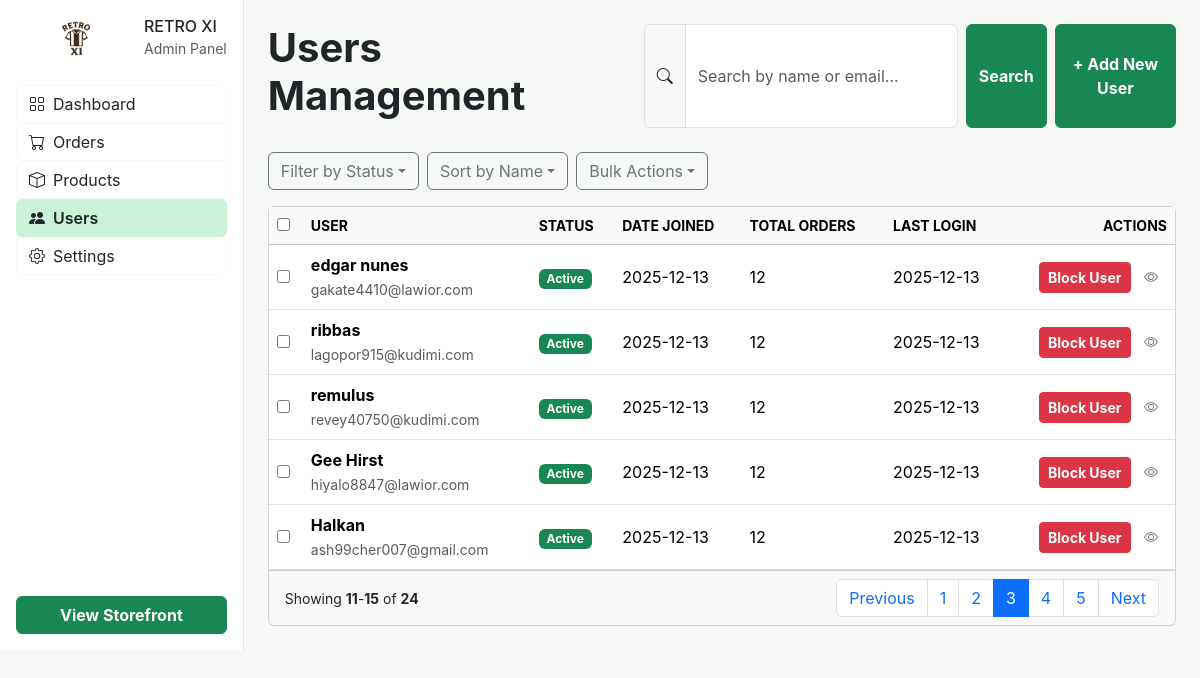
Screenshot of /secret-admin-panel-1729/users/?page=3&search= (signed in) with the database file from the repository.
### user/models.py (models this page shows)
class Customer(AbstractUser):
    email=models.EmailField(unique=True)
    is_blocked=models.BooleanField(default=False)

### adminpanel/views.py (the view)
# urls.py: path('users/',user_list,name='user_list'),
@login_required(login_url='my_login')
@never_cache
def user_list(request):
    if not request.user.is_superuser:
        return redirect('my_login')
    search_query=request.GET.get('search','')
    users=Customer.objects.filter(is_superuser=False).order_by('-id')
    if search_query:
        users=users.filter(Q(email__icontains=search_query)|Q(first_name__icontains=search_query))
    paginator=Paginator(users,5)
    page=request.GET.get('page')
    users_page=paginator.get_page(page)
    return render(request,'admin/user_list.html',{'users':users_page,'search_query':search_query})

### templates/admin/user_list.html (shortened to what this page needs)
{%load static%}
<!DOCTYPE html>
<html lang="en" class="light">
<head>
<link href="https://cdn.jsdelivr.net/npm/bootstrap@5.3.2/dist/css/bootstrap.min.css" rel="stylesheet">
<link href="https://cdn.jsdelivr.net/npm/bootstrap-icons@1.11.1/font/bootstrap-icons.css" rel="stylesheet">
</head>
<body class="text-dark">
<div class="d-flex h-100">
<aside class="bg-white d-flex flex-column justify-content-between p-3">
    <div>
        <div class="d-flex align-items-center gap-2 mb-4">
            <img
  src="{% static 'images/retroxi.png' %}"
  width="45px"
  height="45px"
  alt="Retroxi"
  style="display: block; margin: 0 auto;"
>
            <div>
                <h6 class="mb-0">RETRO XI</h6>
                <small class="text-muted">Admin Panel</small>
            </div>
        </div>
        <ul class="list-unstyled">
            <li><a href="#" class="d-flex align-items-center gap-2 btn btn-outline-light w-100 text-dark"><i class="bi bi-grid"></i> Dashboard</a></li>
            <li><a href="#" class="d-flex align-items-center gap-2 btn btn-outline-light w-100 text-dark"><i class="bi bi-cart"></i> Orders</a></li>
            <li><a href="#" class="d-flex align-items-center gap-2 btn btn-outline-light w-100 text-dark"><i class="bi bi-box"></i> Products</a></li>
            <li><a href="#" class="d-flex align-items-center gap-2 btn sidebar-active w-100 text-dark"><i class="bi bi-people-fill"></i> Users</a></li>
            <li><a href="#" class="d-flex align-items-center gap-2 btn btn-outline-light w-100 text-dark"><i class="bi bi-gear"></i> Settings</a></li>
        </ul>
    </div>
    <button class="btn btn-success w-100 fw-bold">View Storefront</button>
</aside>
<main class="p-4 flex-grow-1 overflow-auto">
    <div class="d-flex flex-column flex-md-row justify-content-between mb-4 gap-3">
        <h1 class="fw-bolder">Users Management</h1>
        <div class="d-flex gap-2">
            <form method="get" class="d-flex gap-2 w-100">
            <div class="input-group w-100">
                <span class="input-group-text"><i class="bi bi-search"></i></span>
                <input class="form-control" type="text" placeholder="Search by name or email..." name="search" value="{{search_query}}">
            </div>
            <button class="btn btn-success fw-bold" type="submit">Search</button>
            </form>
            <button class="btn btn-success fw-bold">+ Add New User</button>
        </div>
    </div>
    <div class="d-flex gap-2 flex-wrap mb-3">
        <button class="btn btn-outline-secondary dropdown-toggle">Filter by Status</button>
        <button class="btn btn-outline-secondary dropdown-toggle">Sort by Name</button>
        <button class="btn btn-outline-secondary dropdown-toggle">Bulk Actions</button>
    </div>
    <div class="card">
        <div class="table-responsive">
            <table class="table align-middle table-hover mb-0">
                <thead class="table-light text-uppercase small">
                    <tr>
                        <th><input type="checkbox" /></th>
                        <th>User</th>
                        <th>Status</th>
                        <th>Date Joined</th>
                        <th>Total Orders</th>
                        <th>Last Login</th>
                        <th class="text-end">Actions</th>
                    </tr>
                </thead>
                <tbody>
                    {%for user in users%}
                    <tr>
                        <td><input type="checkbox" /></td>
                        <td>
                            <strong>{{user.first_name|default:'N/A'}}</strong><br>
                            <small class="text-muted">{{user.email}}</small>
                        </td>
                        <td>
                            {%if user.is_active%}
                            <span class="badge bg-success">Active</span>
                            {%else%}
                            <span class="badge bg-secondary">Inactive</span>
                            {%endif%}
                        </td>
                        <td>{{user.date_joined|date:'Y-m-d'}}</td>
                        <td>12</td>
                        <td>{{user.last_login|date:'Y-m-d'}}</td>
                        <td class="text-end">
                            {%if user.is_blocked%}
                            <button onclick="unblockUser({{user.id}})" class="btn btn-sm btn-success fw-bold">
                                Unblock User
                            </button>
                            {%else%}
                            <button onclick="blockUser({{user.id}})" class="btn btn-sm btn-danger fw-bold">
                                Block User
                            </button>
                            {%endif%}
                            <button class="btn btn-sm text-secondary">
        <i class="bi bi-eye"></i>
    </button>
                        </td>
                    </tr>
                    {%empty%}
                    <tr>
                        <td class="text-center text-muted py-3" colspan="7">
                            NO USERS FOUND
                        </td>
                    </tr>
                    {%endfor%}
                </tbody>
            </table>
        </div>
        <div class="card-footer d-flex justify-content-between align-items-center">
            <span class="small">Showing <strong>{{users.start_index}}</strong>-<strong>{{users.end_index}}</strong> of <strong>{{users.paginator.count}}</strong></span>
            <nav>
                <ul class="pagination mb-0">
                    {%if users.has_previous%}
                    <li class="page-item"><a class="page-link" href="?page={{users.previous_page_number}}&search={{search_query}}">Previous</a></li>
                    {%endif%}
                    {%for num in users.paginator.page_range%}
                        {%if users.number == num%}
                            <li class="page-item active">
                                <span class="page-link">{{num}}</span>
                            </li>
                        {%else%}
                            <li class="page-item">
                                <a class="page-link" href="?page={{num}}&search={{search_query}}">
                                    {{num}}
                                </a>
                            </li>
                        {%endif%}
                    {%endfor%}
                    {%if users.has_next%}
                    <li class="page-item"><a class="page-link" href="?page={{users.next_page_number}}&search={{search_query}}">Next</a></li>
                    {%endif%}
                </ul>
            </nav>
        </div>
    </div>
</main>
</div>
</body>
</html>

### templates/admin/user_list.html (style rules this page uses)
body { font-family: 'Inter', sans-serif; background-color: #f6f8f6; }
aside { width: 256px; border-right: 1px solid #e1e7e3; }
.sidebar-active { background-color: #52d6814f !important; font-weight: 600; }

### rows the page displays
Customer: first_name "edgar nunes", email "gakate4410@lawior.com", is_active "Active", date_joined "2025-12-13", last_login "2025-12-13"
Customer: first_name "ribbas", email "lagopor915@kudimi.com", is_active "Active", date_joined "2025-12-13", last_login "2025-12-13"
Customer: first_name "remulus", email "revey40750@kudimi.com", is_active "Active", date_joined "2025-12-13", last_login "2025-12-13"
Customer: first_name "Gee Hirst", email "hiyalo8847@lawior.com", is_active "Active", date_joined "2025-12-13", last_login "2025-12-13"
Customer: first_name "Halkan", email "ash99cher007@gmail.com", is_active "Active", date_joined "2025-12-13", last_login "2025-12-13"

### other values shown
{{ users.start_index }} "11"
{{ users.end_index }} "15"
{{ users.paginator.count }} "24"
{{ num }} "1" "2" "4" "5"
{{ num }} "3"
